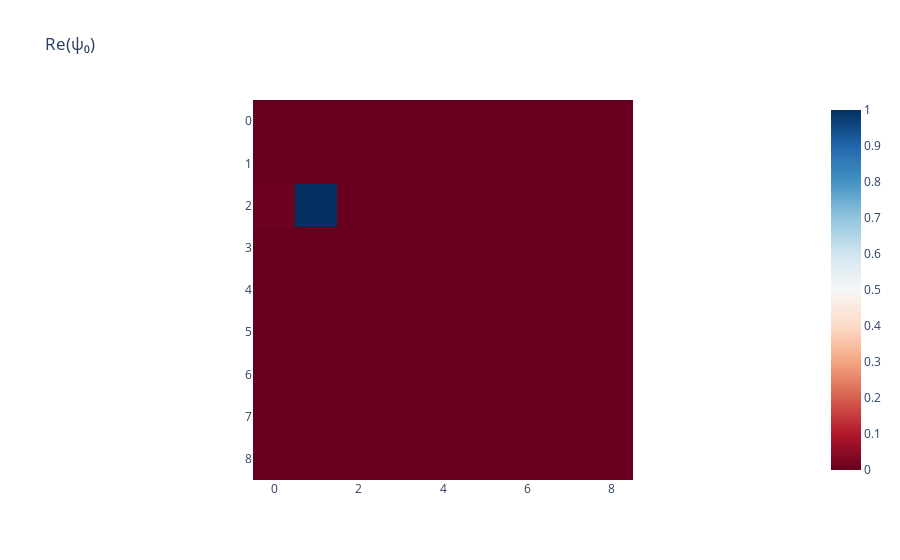

The code cell stored with this chart in its notebook:
### Code cell
from scipy.linalg import eigh
# solve generalized eigenproblem
E, C = eigh( H,S)
#psi = Utilis.CalculatePsi(C, 2,N,nlg,wezly)\
idx = 37
print(E[idx]*at2meV)
# reshape first eigenvector to 2D grid
#N = int(np.sqrt(C.shape[0]))  # 9 if 81
#psi = C[:, 0].reshape(N, N)

# plot real part
px.imshow(
    np.abs(C[idx]).reshape(9,9),
    color_continuous_scale="RdBu",
    title="Re(ψ₀)"
).show()

### Figure 1 — Plotly figure (JSON) as saved in the notebook; plotly's stock layout.template omitted (floating-point values rounded to 4 significant figures)
{"data": [{"coloraxis": "coloraxis", "hovertemplate": "x: %{x}<br>y: %{y}<br>color: %{z}<extra></extra>", "name": "0", "type": "heatmap", "xaxis": "x", "yaxis": "y", "z": [[0.0, 0.0, 0.0, 0.0, 0.0, 0.0, 0.0, 0.0, 0.0], [0.0, 0.0, 0.0, 0.0, 0.0, 0.0, 0.0, 0.0, 0.0], [0.007499, 1.0, 0.0, 0.0, 0.0, 0.0, 0.0, 0.0, 0.0], [0.0, 0.0, 0.0, 0.0, 0.0, 0.0, 0.0, 0.0, 0.0], [0.0, 0.0, 0.0, 0.0, 0.0, 0.0, 0.0, 0.0, 0.0], [0.0, 0.0, 0.0, 0.0, 0.0, 0.0, 0.0, 0.0, 0.0], [0.0, 0.0, 0.0, 0.0, 0.0, 0.0, 0.0, 0.0, 0.0], [0.0, 0.0, 0.0, 0.0, 0.0, 0.0, 0.0, 0.0, 0.0], [0.0, 0.0, 0.0, 0.0, 0.0, 0.0, 0.0, 0.0, 0.0]]}], "layout": {"coloraxis": {"colorscale": [[0, "rgb(103,0,31)"], [0.1, "rgb(178,24,43)"], [0.2, "rgb(214,96,77)"], [0.3, "rgb(244,165,130)"], [0.4, "rgb(253,219,199)"], [0.5, "rgb(247,247,247)"], [0.6, "rgb(209,229,240)"], [0.7, "rgb(146,197,222)"], [0.8, "rgb(67,147,195)"], [0.9, "rgb(33,102,172)"], [1, "rgb(5,48,97)"]]}, "title": {"text": "Re(ψ₀)"}, "xaxis": {"anchor": "y", "constrain": "domain", "domain": [0, 1], "scaleanchor": "y"}, "yaxis": {"anchor": "x", "autorange": "reversed", "constrain": "domain", "domain": [0, 1]}}}
